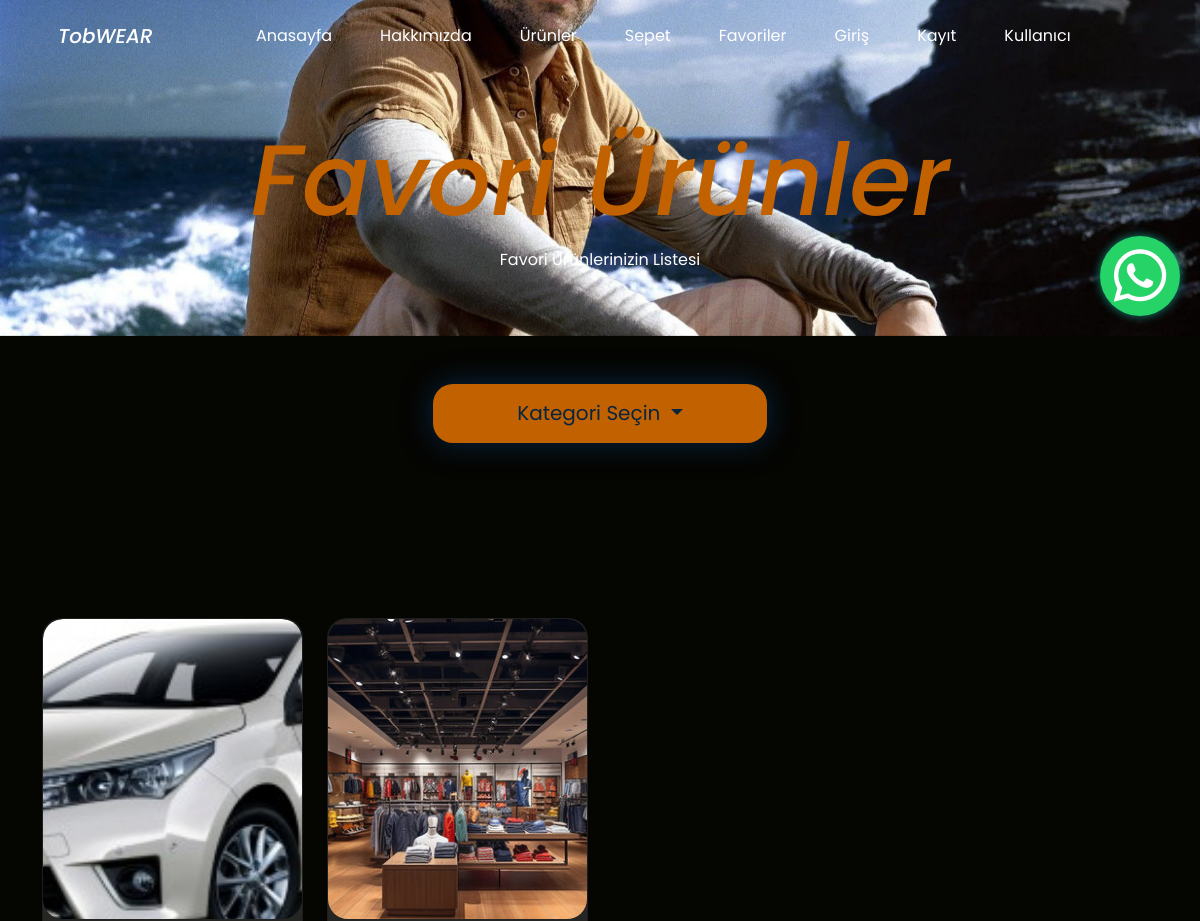
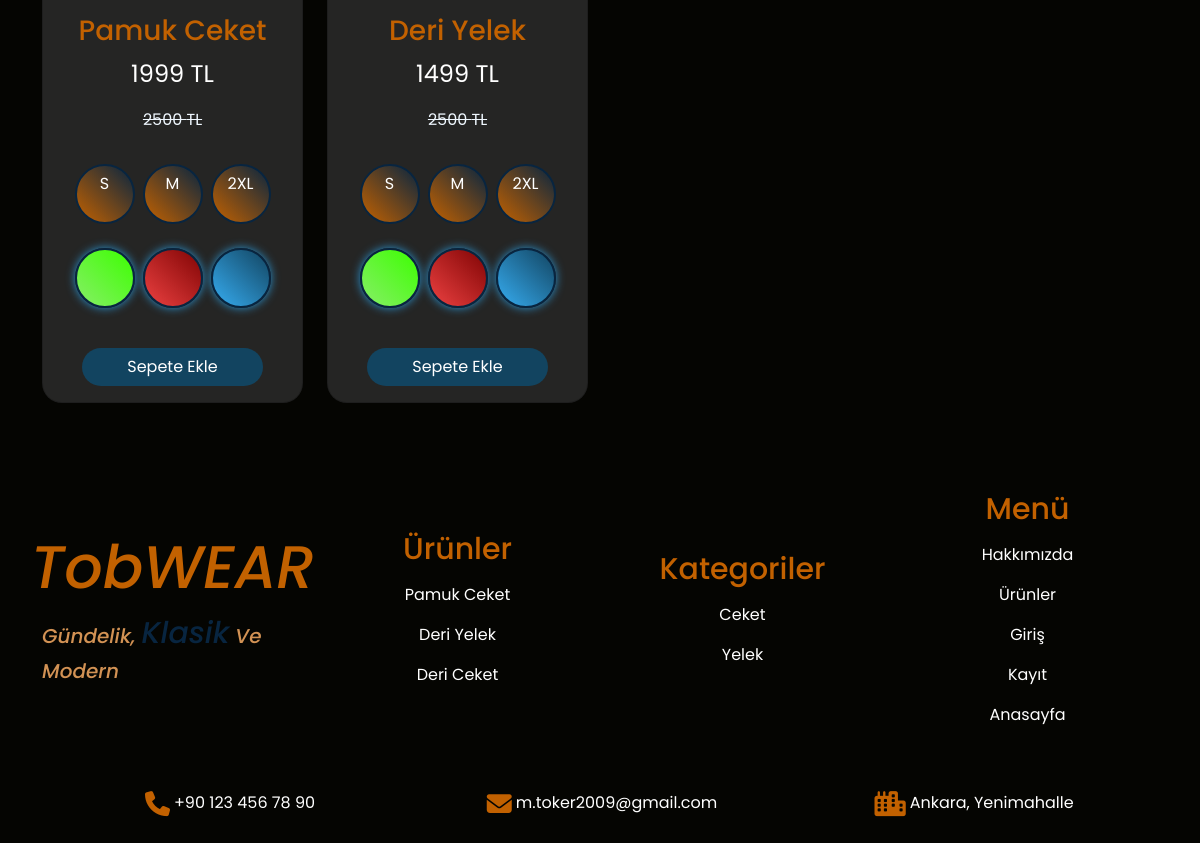
/favorites/ (signed in), run on the app's committed database (2 pictures, top to bottom).
### shop/models.py (models this page shows, shortened)
class Product(models.Model):
    name = models.CharField(max_length=100,null=False,blank=False,verbose_name="Ürün İsmi")
    price = models.IntegerField(null=False,blank=False,verbose_name="Fiyat")
    discounted = models.IntegerField(null=False,blank=False,verbose_name="İndirimli Fiyat")
    features = models.ManyToManyField(ProductFeatures,null=True,blank=True,verbose_name="Ürün Özellikleri")
    colors = models.ManyToManyField(ProductColor,null=True,blank=True,verbose_name="Ürün Renkleri")
    sizes = models.ManyToManyField(ProductSize,null=False,blank=False,verbose_name="Ürün Bedenleri")
    images = models.ManyToManyField(ProductImage,null=False,blank=False,verbose_name="Resimler")
    description = models.TextField(null=True,blank=True)
    category = models.ForeignKey(ProductCategory,null=False,blank=False,verbose_name="Kategori",on_delete=models.CASCADE)
    slug = models.SlugField(null=False,blank=True,unique=True,db_index=True,verbose_name="URL")

class ProductImage(models.Model):
    images = models.ImageField(upload_to='images/')

class ProductSize(models.Model):
    SIZE_CHOICES = [
        ('size1', 'S'),
        ('size2', 'M'),
        ('size3', 'XL'),
        ('size4', '2XL')
    ]
    size = models.CharField(max_length=100,choices=SIZE_CHOICES)
    def __str__(self):
        return self.get_size_display()

class ProductColor(models.Model):
    COLOR_CHOICES = [
        ('color1', 'Yeşil'),
        ('color2', 'Kırmızı'),
        ('color3', 'Mavi'),
        ('color4', 'Siyah'),
        ('color5', 'Pembe')
    ]
    color = models.CharField(max_length=100,choices=COLOR_CHOICES)
    code = models.CharField(max_length=7,null=False,blank=False)
    code2 = models.CharField(max_length=7,null=False,blank=False)

class ProductCategory(models.Model):
    name = models.CharField(max_length=100,null=False,blank=False,verbose_name="Kategori İsmi")

### shop/views.py (the view, shortened to what this page needs)
# urls.py: path('favorites/',views.favorites,name="favorites"),
@login_required(login_url="/login/")
def favorites(request):
    customer = request.user
    products = customer.favorites.all()
    categories = ProductCategory.objects.filter(product__in=products).distinct()
    footerproducts = Product.objects.filter()[:5]
    footercategorys = ProductCategory.objects.filter()[:5]
    context = {
        "products": products,
        "categories": categories,
        "footerproducts": footerproducts,
        "footercategorys": footercategorys
    }
    return render(request,"favorites.html",context)

### templates/favorites.html (shortened to what this page needs)
<!DOCTYPE html>
<html lang="en">
{% load static %}
<head>
    <link rel="stylesheet" href="{% static 'css/bootstrap.min.css' %}">
    <link rel="stylesheet" href="{% static 'css/style.css' %}">
    <link rel="stylesheet" href="https://cdnjs.cloudflare.com/ajax/libs/font-awesome/6.4.0/css/all.min.css">
</head>
<body>
    <div class="container-fluid" id="favorites-header-title">
        <nav class="navbar navbar-expand-lg py-3">
            <div class="container justify-content-center">
                <a class="navbar-brand text-white mx-3 navbar-title" href="/">TobWEAR</a>
                <div class="collapse navbar-collapse justify-content-center" id="navbarNav">
                    <ul class="navbar-nav">
                        <li class="nav-item mx-3">
                            <a class="nav-link text-white navbar-text" href="/">Anasayfa</a>
                        </li>
                        <li class="nav-item mx-3">
                            <a class="nav-link text-white navbar-text" href="{% url 'about' %}">Hakkımızda</a>
                        </li>
                        <li class="nav-item mx-3">
                            <a class="nav-link text-white navbar-text" href="{% url 'products' %}">Ürünler</a>
                        </li>
                        <li class="nav-item mx-3">
                            <a class="nav-link text-white navbar-text" href="{% url 'shoppingcard' %}">Sepet</a>
                        </li>
                        <li class="nav-item mx-3">
                            <a class="nav-link text-white navbar-text" href="{% url 'favorites' %}">Favoriler</a>
                        </li>
                        <li class="nav-item mx-3">
                            <a class="nav-link text-white navbar-text" href="{% url 'login' %}">Giriş</a>
                        </li>
                        <li class="nav-item mx-3">
                            <a class="nav-link text-white navbar-text" href="{% url 'register' %}">Kayıt</a>
                        </li>
                        <li class="nav-item mx-3">
                            <a class="nav-link text-white navbar-text" href="{% url 'updateuser' %}">Kullanıcı</a>
                        </li>
                    </ul>
                </div>
            </div>
        </nav>
        <a href="https://wa.me/905524521243?text=Merhaba%20destek%20istiyorum">
            <button class="whatsapp-button">
                <i class="fa-brands fa-whatsapp"></i>
            </button>
        </a>
        <div class="row py-5">
            <h1 class="text-center favorites-title">Favori Ürünler</h1>
            <p class="text-center text-white favorites-paragraph">Favori Ürünlerinizin Listesi</p>
        </div>
    </div>
    <div class="container my-4">
        <div class="row text-center my-5">
            <div class="dropdown">
                <button class="btn btn-secondary dropdown-toggle" type="button" id="dropdownMenuButton1"
                    data-bs-toggle="dropdown" aria-expanded="false">
                    Kategori Seçin
                </button>
            </div>
        </div>
        <div class="row text-center my-5">
        </div>
        <div id="products-container">
            {% include "partials/favorites_list.html" %}
        </div>
    </div>
    <footer>
        <div class="container py-5" id="footer-container">
            <div class="row">
                <div class="col-md-3 d-flex flex-column justify-content-center align-items-center">
                    <h1 class="text-center footer-brand-title">TobWEAR</h1>
                    <p id="footer-brand-paragraph">Gündelik, <span id="footer-brand-span">Klasik</span> Ve Modern</p>
                </div>
                <div class="col-md-3 d-flex flex-column justify-content-center align-items-center">
                    <h2 class="text-center pb-2" id="footer-products-title">Ürünler</h2>
                    {% for product in footerproducts %}
                    <a href="{% url 'productdetail' product.slug %}" class="footer-products-a"><p class="footer-products text-white">{{ product.name }}</p></a>
                    {% endfor %}
                </div>
                <div class="col-md-3 d-flex flex-column justify-content-center align-items-center">
                    <h2 class="text-center pb-2" id="footer-products-title">Kategoriler</h2>
                    {% for category in footercategorys %}
                    <a href="{% url 'categorydetail' category.name %}" class="footer-products-a"><p class="footer-products text-white">{{ category.name }}</p></a>
                    {% endfor %}
                </div>
                <div class="col-md-3 d-flex flex-column justify-content-center align-items-center">
                    <h2 class="text-center pb-2" id="footer-products-title">Menü</h2>
                    <a href="{% url 'about' %}" class="footer-products-a"><p class="footer-products text-white">Hakkımızda</p></a>
                    <a href="{% url 'products' %}" class="footer-products-a"><p class="footer-products text-white">Ürünler</p></a>
                    <a href="{% url 'login' %}" class="footer-products-a"><p class="footer-products text-white">Giriş</p></a>
                    <a href="{% url 'register' %}" class="footer-products-a"><p class="footer-products text-white">Kayıt</p></a>
                    <a href="{% url 'index' %}" class="footer-products-a"><p class="footer-products text-white">Anasayfa</p></a>
                </div>
            </div>
            <div class="row mt-5">
                <div class="footer-contact d-flex flex-column flex-md-row justify-content-center align-items-center">
                    <div class="col-md-4 pb-3">
                        <span class="text-white d-flex justify-content-center"><i
                                class="fa-solid fa-phone contact-icon px-1"></i> +90 123 456 78 90 </span>
                    </div>
                    <div class="col-md-4 pb-3">
                        <span class="text-white d-flex justify-content-center"><i
                                class="fa-solid fa-envelope contact-icon px-1"></i> m.toker2009@gmail.com</span>
                    </div>
                    <div class="col-md-4 pb-3">
                        <span class="text-white d-flex justify-content-center"><i
                                class="fa-solid fa-city contact-icon px-1"></i> Ankara, Yenimahalle</span>
                    </div>
                </div>
            </div>
        </div>
    </footer>
</body>
</html>

### templates/partials/favorites_list.html (shortened to what this page needs)
{% load static %}
<div class="row">
    {% for product in products %}
    <div class="col-md-3 mb-3">
        <div class="card" id="carousel-card">
            <div class="product-image-container">
                <img src="{{ product.images.first.images.url }}" class="img-fluid" id="carousel-image">
            </div>
            <div class="product-detail-container py-3 d-flex flex-column justify-content-center">
                <h3 class="text-center px-3" id="product-detail-title">{{ product.name }}</h3>
                {% if product.discounted %}
                <p class="text-center text-white px-3 fs-4">{{ product.discounted }} TL</p>
                <span class="fs-6 text-center" id="product-detail-span">{{ product.price }} TL</span>
                {% else %}
                <p class="text-center text-white px-3 fs-4">{{ product.price }} TL</p>
                {% endif %}
            </div>
            <div class="shopping-container d-flex justify-content-center my-3">
                {% for size in product.sizes.all %}
                <label class="btn btn-outline-primary productdetail-sizebutton mx-1 mb-2"
                    for="size-{{ forloop.counter }}-{{ product.id }}">{{ size }}</label>
                {% endfor %}
            </div>
            <div class="shopping-container d-flex justify-content-center">
                {% for color in product.colors.all %}
                <label class="btn btn-outline-primary productdetail-colorbutton mx-1 mb-4"
                    for="color-{{ forloop.counter }}-{{ product.id }}"
                    style="background: linear-gradient(45deg, {{ color.code }}, {{ color.code2 }});"></label>
                {% endfor %}
            </div>
            <div class="shopping-button d-flex justify-content-center my-3">
                <button class="btn favoritecarddetail-addbasket" value="{{ product.id }}">Sepete Ekle</button>
            </div>
        </div>
    </div>
    {% endfor %}
</div>

### static/css/style.css (style rules this page uses)
:root { --custom-black : #12161b; --custom-blue : #124460; --custom-dark-blue : #082540; --custom-dark-green : #3b4704; --custom-brown : #3d0d04; --custom-orange : #c26100; --custom-orange-sup : #d29254; }
body { font-family: 'Poppins', 'Outfit', 'Ubuntu', sans-serif; background-color: #050502; }
#carousel-image { width: 100%; height: 350px; object-fit: cover; border-radius: 20px; }
#carousel-card { background-color: #252524; border-radius: 20px; transition: all 0.3s ease; overflow: visible !important; }
#product-detail-title { color: var(--custom-orange); }
#product-detail-span { color: aliceblue; text-decoration: line-through; }
.shopping-container label { border-radius: 50%; min-width: 50px; min-height: 50px; color: white; border: 1px solid white; }
.shopping-button button { color: white; background-color: var(--custom-blue); border-radius: 20px; width: 70%; transition: all 0.3s ease; }
.contact-icon { color: #c26100; font-size: 25px; }
#footer-brand-paragraph { font-size: 20px; font-family: 'Poppins', sans-serif; font-weight: 500; font-style: italic; color: var(--custom-orange-sup); }
#footer-brand-span { font-size: 30px; font-family: 'Poppins', sans-serif; font-weight: 500; font-style: italic; color: var(--custom-dark-blue); }
.footer-brand-title { font-size: 60px; font-family: 'Poppins', sans-serif; font-weight: 500; font-style: italic; color: var(--custom-orange); }
#footer-products-title { color: var(--custom-orange); font-size: 30px; }
.footer-products { transition: all 0.3s ease; }
.footer-products::after { content: ""; position: absolute; bottom: -3px; right: 0; width: 0; height: 2px; background-color: #fff; transition: width 0.4s ease; }
.footer-products-a { text-decoration: none; }
.navbar-title { font-family: 'Poppins', sans-serif; font-weight: 500; font-style: italic; transition: all 0.3s ease; }
.navbar-title::after { content: ""; position: absolute; bottom: -1px; right: 0; width: 0; height: 2px; background-color: var(--custom-orange); transition: width 0.4s ease; }
.navbar-text { transition: all 0.3s ease; }
.navbar-text::after { content: ""; position: absolute; bottom: -1px; right: 0; width: 0; height: 2px; background-color: var(--custom-orange); transition: width 0.4s ease; }
.product-image-container { width: 100%; height: 300px; overflow: hidden; border-radius: 20px; }
#dropdownMenuButton1 { background-color: var(--custom-orange); color: var(--custom-dark-blue); border-radius: 20px; border: 0px; height: 140%; width: 30%; font-size: 20px; box-shadow: 0 0 30px var(--custom-dark-blue); transition: all 0.3s ease; opacity: 0; animation: ilkanimasyon 1.5s forwards; transform: translateY(20px); }
#favorites-header-title { background-image: url("../images/wp7400022.webp"); background-position: center; background-size: cover; }
.favorites-title { font-size: 100px; color: var(--custom-orange); font-family: 'Poppins', sans-serif; font-weight: 500; font-style: italic; opacity: 0; animation: ilkanimasyon 1.5s forwards; transform: translateY(20px); }
.favorites-paragraph { opacity: 0; animation: ilkanimasyon 1.5s forwards; transform: translateY(20px); }
.productdetail-colorbutton { border-radius: 50%; width: 60px; height: 60px; border: 2px solid var(--custom-dark-blue) !important; transition: all 0.3s ease; box-shadow: 0 0 10px #2b94d1; }
.productdetail-sizebutton { border-radius: 50%; width: 60px; height: 60px; border: 2px solid var(--custom-dark-blue) !important; background: linear-gradient(45deg, #c26100, #082540); color: #ffffff; transition: all 0.3s ease; flex: 0 0 auto; }
.whatsapp-button { border-radius: 50%; background-color: #25D366; position: fixed; bottom: 20px; right: 20px; box-shadow: 0 0 10px #128C7E; border: 0px; text-align: center; width: 80px; height: 80px; transition: all 0.3s ease; }
.whatsapp-button i { color: #fff; font-size: 60px; }

### data on the page
Product: images.first.images (picture), name "Pamuk Ceket", discounted "1999", price "2500"
ProductSize: size "S"
ProductSize: size "M"
ProductSize: size "2XL"
Product: images.first.images (picture), name "Deri Yelek", discounted "1499", price "2500"
Product: name "Deri Ceket"
ProductCategory: name "Ceket"
ProductCategory: name "Yelek"
